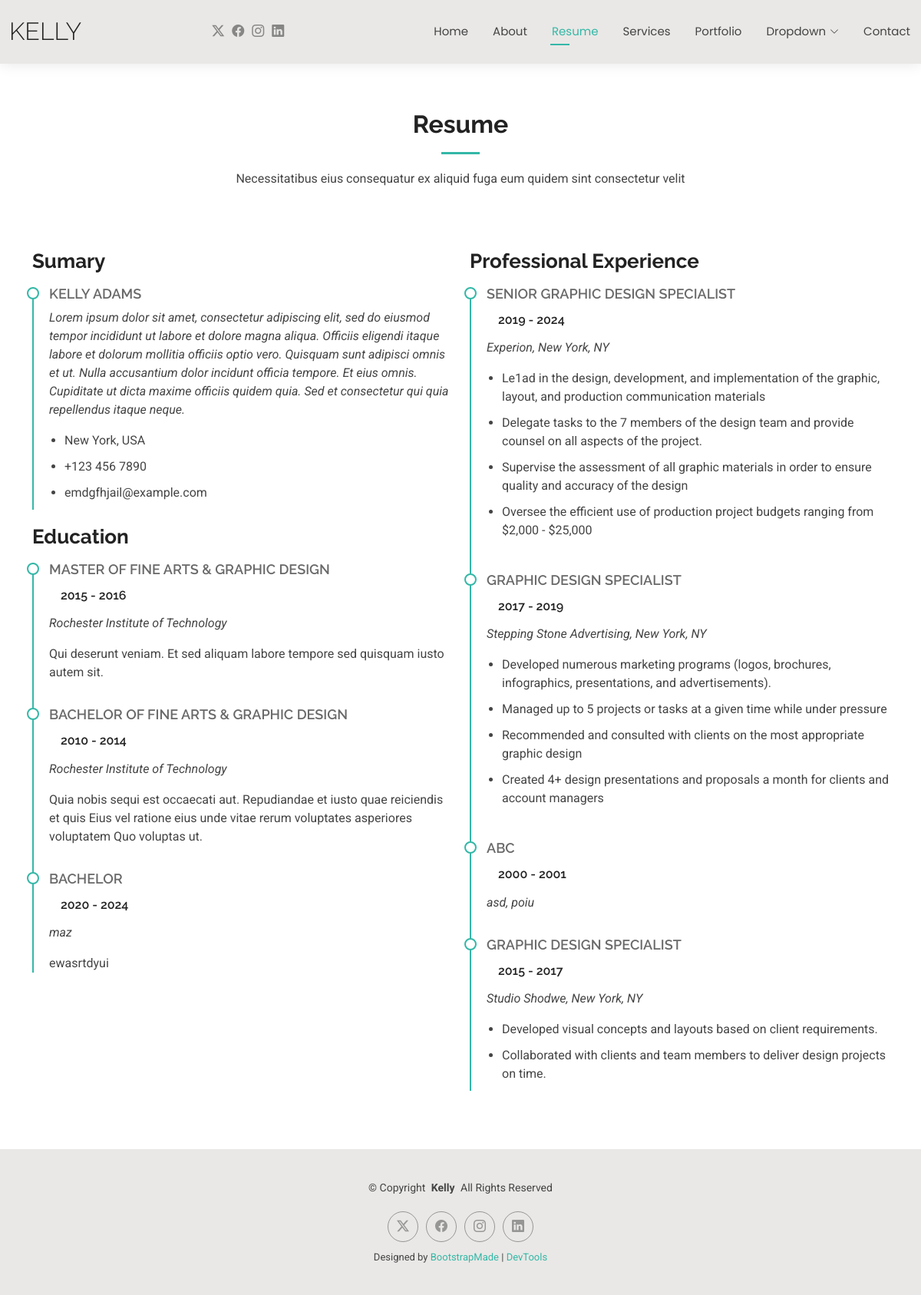
Screenshot of /resume.php with the database file from the repository.
### tables this page shows
CREATE TABLE IF NOT EXISTS `profile` (
  `id` int UNSIGNED NOT NULL AUTO_INCREMENT,
  `name` varchar(100) DEFAULT NULL,
  `role` varchar(100) DEFAULT NULL,
  `description` text,
  `image` varchar(255) DEFAULT NULL,
  `birth_date` date DEFAULT NULL,
  `mobile` varchar(20) DEFAULT NULL,
  `city` varchar(100) DEFAULT NULL,
  `address` varchar(255) DEFAULT NULL,
  `email` varchar(255) DEFAULT NULL,
  `age` int DEFAULT NULL,
  `degree` varchar(150) DEFAULT NULL,
  `website` varchar(255) DEFAULT NULL,
  `freelance_status` varchar(50) DEFAULT NULL,
  PRIMARY KEY (`id`)
);

CREATE TABLE IF NOT EXISTS `education` (
  `id` int UNSIGNED NOT NULL AUTO_INCREMENT,
  `degree` varchar(150) DEFAULT NULL,
  `start_year` year DEFAULT NULL,
  `end_year` year DEFAULT NULL,
  `institution` varchar(255) DEFAULT NULL,
  `description` text,
  `sort_order` int DEFAULT '0',
  PRIMARY KEY (`id`)
);

CREATE TABLE IF NOT EXISTS `experience` (
  `id` int UNSIGNED NOT NULL AUTO_INCREMENT,
  `job_title` varchar(150) DEFAULT NULL,
  `start_year` year DEFAULT NULL,
  `end_year` year DEFAULT NULL,
  `company` varchar(255) DEFAULT NULL,
  `location` varchar(150) DEFAULT NULL,
  `description` text,
  `sort_order` int DEFAULT '0',
  PRIMARY KEY (`id`)
);

CREATE TABLE IF NOT EXISTS `experience_items` (
  `id` int UNSIGNED NOT NULL AUTO_INCREMENT,
  `experience_id` int UNSIGNED NOT NULL,
  `description` text,
  `sort_order` int DEFAULT '0',
  PRIMARY KEY (`id`)
);

### resume.php (the view, shortened to what this page needs)
<?php
require_once 'config/database.php';
$stmt = $pdo->query("SELECT * FROM profile LIMIT 1");
$profile = $stmt->fetch(PDO::FETCH_ASSOC);
$stmt = $pdo->query("SELECT * FROM education ORDER BY sort_order ASC");
$education = $stmt->fetchAll(PDO::FETCH_ASSOC);
$stmt = $pdo->query("SELECT * FROM experience ORDER BY sort_order ASC");
$experience = $stmt->fetchAll(PDO::FETCH_ASSOC);
$stmt = $pdo->query("SELECT * FROM experience_items ORDER BY experience_id ASC, sort_order ASC");
$experience_items = $stmt->fetchAll(PDO::FETCH_ASSOC);
?>
<!DOCTYPE html>
<html lang="en">
<head>
    <link href="assets/vendor/bootstrap/css/bootstrap.min.css" rel="stylesheet">
    <link href="assets/vendor/bootstrap-icons/bootstrap-icons.css" rel="stylesheet">
    <link href="assets/vendor/aos/aos.css" rel="stylesheet">
    <link href="assets/vendor/swiper/swiper-bundle.min.css" rel="stylesheet">
    <link href="assets/vendor/glightbox/css/glightbox.min.css" rel="stylesheet">
    <link href="assets/css/main.css" rel="stylesheet">
</head>
<body class="resume-page">
<header id="header" class="header d-flex align-items-center light-background sticky-top">
    <div class="container-fluid position-relative d-flex align-items-center justify-content-between">
        <a href="index.php" class="logo d-flex align-items-center me-auto me-xl-0">
            <h1 class="sitename">Kelly</h1>
        </a>
        <nav id="navmenu" class="navmenu">
            <ul>
                <li><a href="index.php">Home</a></li>
                <li><a href="about.php">About</a></li>
                <li><a href="resume.php" class="active">Resume</a></li>
                <li><a href="services.php">Services</a></li>
                <li><a href="portfolio.php">Portfolio</a></li>
                <li class="dropdown"><a href="#"><span>Dropdown</span> <i
                                class="bi bi-chevron-down toggle-dropdown"></i></a>
                </li>
                <li><a href="contact.php">Contact</a></li>
            </ul>
        </nav>
        <div class="header-social-links">
            <a href="#" class="twitter"><i class="bi bi-twitter-x"></i></a>
            <a href="#" class="facebook"><i class="bi bi-facebook"></i></a>
            <a href="#" class="instagram"><i class="bi bi-instagram"></i></a>
            <a href="#" class="linkedin"><i class="bi bi-linkedin"></i></a>
        </div>
    </div>
</header>
<main class="main">
    <section id="resume" class="resume section">
        <div class="container section-title" data-aos="fade-up">
            <h2>Resume</h2>
            <p>Necessitatibus eius consequatur ex aliquid fuga eum quidem sint consectetur velit</p>
        </div>
        <div class="container">
            <div class="row">
                <div class="col-lg-6" data-aos="fade-up" data-aos-delay="100">
                    <h3 class="resume-title">Sumary</h3>
                    <div class="resume-item pb-0">
                        <h4><?= htmlspecialchars($profile['name']) ?></h4>
                        <p>
                            <em><?= htmlspecialchars($profile['description']) ?></em>
                        </p>
                        <ul>
                            <li><?= htmlspecialchars($profile['city']) ?></li>
                            <li><?= htmlspecialchars($profile['mobile']) ?></li>
                            <li><?= htmlspecialchars($profile['email']) ?></li>
                        </ul>
                    </div>
                    <h3 class="resume-title">Education</h3>
                    <?php foreach ($education as $item): ?>
                        <div class="resume-item">
                            <h4><?= htmlspecialchars($item['degree']) ?></h4>
                            <h5>
                                <?= htmlspecialchars($item['start_year']) ?>
                                -
                                <?= htmlspecialchars($item['end_year']) ?>
                            </h5>
                            <p>
                                <em>
                                    <?= htmlspecialchars($item['institution']) ?>
                                </em>
                            </p>
                            <p>
                                <?= htmlspecialchars($item['description']) ?>
                            </p>
                        </div>
                    <?php endforeach; ?>
                </div>
                <div class="col-lg-6" data-aos="fade-up" data-aos-delay="200">
                    <h3 class="resume-title">Professional Experience</h3>
                    <?php foreach ($experience as $item): ?>
                        <div class="resume-item">
                            <h4><?= htmlspecialchars($item['job_title']) ?></h4>
                            <h5>
                                <?= htmlspecialchars($item['start_year']) ?>
                                -
                                <?= htmlspecialchars($item['end_year']) ?>
                            </h5>
                            <p>
                                <em>
                                    <?= htmlspecialchars($item['company']) ?>,
                                    <?= htmlspecialchars($item['location']) ?>
                                </em>
                            </p>
                            <ul>
                                <?php foreach ($experience_items as $experience_item): ?>
                                    <?php if ($experience_item['experience_id'] == $item['id']): ?>
                                        <li><?= htmlspecialchars($experience_item['description']) ?></li>
                                    <?php endif; ?>
                                <?php endforeach; ?>
                            </ul>
                        </div>
                    <?php endforeach; ?>
                </div>
            </div>
        </div>
    </section>
</main>
<footer id="footer" class="footer light-background">
    <div class="container">
        <div class="copyright text-center ">
            <p>© <span>Copyright</span> <strong class="px-1 sitename">Kelly</strong>
                <span>All Rights Reserved<br></span></p>
        </div>
        <div class="social-links d-flex justify-content-center">
            <a href=""><i class="bi bi-twitter-x"></i></a>
            <a href=""><i class="bi bi-facebook"></i></a>
            <a href=""><i class="bi bi-instagram"></i></a>
            <a href=""><i class="bi bi-linkedin"></i></a>
        </div>
        <div class="credits">
            Designed by <a href="https://bootstrapmade.com/">BootstrapMade</a> | <a
                    href="https://bootstrapmade.com/tools/">DevTools</a>
        </div>
    </div>
</footer>
</body>
</html>

### rows the page displays
profile: name "KELLY ADAMS", description "Lorem ipsum dolor sit amet, consectetur adipiscing elit, sed do eiusmod tempor incididunt ut labore et dolore magna aliqua. Officiis eligendi itaque labore et dolorum mollitia officiis optio vero. Quisquam sunt adipisci omnis et ut. Nulla accusantium dolor incidunt officia tempore. Et eius omnis. Cupiditate ut dicta maxime officiis quidem quia. Sed et consectetur qui quia repellendus itaque neque.", city "New York, USA", mobile "+123 456 7890", email "emdgfhjail@example.com"
education: degree "MASTER OF FINE ARTS & GRAPHIC DESIGN", start_year "2015", end_year "2016", institution "Rochester Institute of Technology", description "Qui deserunt veniam. Et sed aliquam labore tempore sed quisquam iusto autem sit."
education: degree "BACHELOR OF FINE ARTS & GRAPHIC DESIGN", start_year "2010", end_year "2014", institution "Rochester Institute of Technology", description "Quia nobis sequi est occaecati aut. Repudiandae et iusto quae reiciendis et quis Eius vel ratione eius unde vitae rerum voluptates asperiores voluptatem Quo voluptas ut."
education: degree "BACHELOR", start_year "2020", end_year "2024", institution "maz", description "ewasrtdyui"
experience: job_title "SENIOR GRAPHIC DESIGN SPECIALIST", start_year "2019", end_year "2024", company "Experion", location "New York, NY"
experience_items: description "Le1ad in the design, development, and implementation of the graphic, layout, and production communication materials"
experience_items: description "Delegate tasks to the 7 members of the design team and provide counsel on all aspects of the project."
experience_items: description "Supervise the assessment of all graphic materials in order to ensure quality and accuracy of the design"
experience_items: description "Oversee the efficient use of production project budgets ranging from $2,000 - $25,000"
experience: job_title "GRAPHIC DESIGN SPECIALIST", start_year "2017", end_year "2019", company "Stepping Stone Advertising", location "New York, NY"
experience_items: description "Developed numerous marketing programs (logos, brochures, infographics, presentations, and advertisements)."
experience_items: description "Managed up to 5 projects or tasks at a given time while under pressure"
experience_items: description "Recommended and consulted with clients on the most appropriate graphic design"
experience_items: description "Created 4+ design presentations and proposals a month for clients and account managers"
experience: job_title "ABC", start_year "2000", end_year "2001", company "asd", location "poiu"
experience: job_title "GRAPHIC DESIGN SPECIALIST", start_year "2015", end_year "2017", company "Studio Shodwe", location "New York, NY"
experience_items: description "Developed visual concepts and layouts based on client requirements."
experience_items: description "Collaborated with clients and team members to deliver design projects on time."
